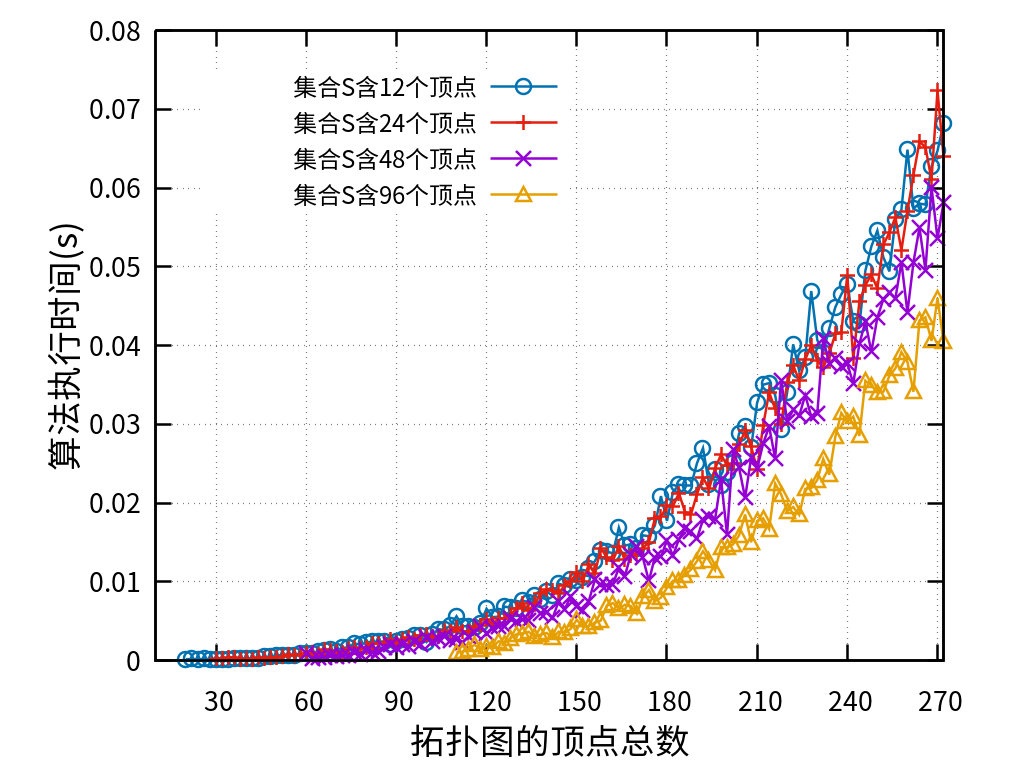

Recreate this plot in gnuplot.
reset
set key center at 26, 0.066

set size ratio 0.8


set grid

set xlabel "拓扑图的顶点总数" offset 0,0.5 font "Microsoft YaHei,26"
set ylabel "算法执行时间(s)" offset 2.2,0 font "Microsoft YaHei,26"

set key left
set key font ",18"

set yrange [0:0.08]
set xrange [10:272]
set xtics 0,30,272
plot 'data4_0.txt' using 1:($2/1000000) title"集合S含12个顶点" with linespoints ls 6 pt 6 pointsize 2.5,\
'data4_1.txt' using 1:($2/1000000) title"集合S含24个顶点" with linespoints ls 7 pt 1 pointsize 2.5,\
'data4_2.txt' using 1:($2/1000000) title"集合S含48个顶点" with linespoints ls 5 pt 2 lc 1 pointsize 2.5,\
'data4_3.txt' using 1:($2/1000000) title"集合S含96个顶点" with linespoints ls 4 pt 8 pointsize 2.5

set terminal pngcairo size 1024,768 color solid linewidth 2.5 font "Microsoft YaHei,20"
set output "figure4_ch.png"

replot

set output
